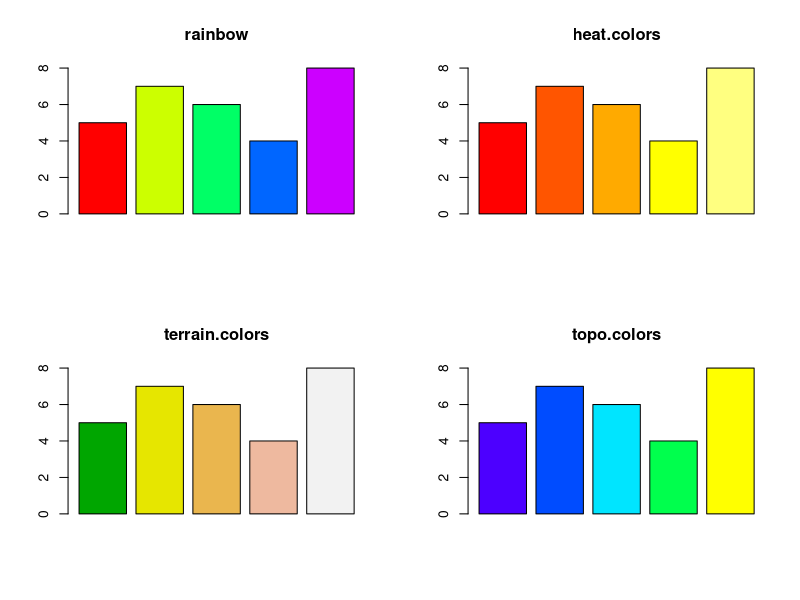

Source code (R):
temp <- c(5,7,6,4,8)
par(mfrow = c(2,2) )
barplot(temp, col=rainbow(5), main="rainbow")
barplot(temp, col=heat.colors(5), main="heat.colors")
barplot(temp, col=terrain.colors(5), main="terrain.colors")
barplot(temp, col=topo.colors(5), main="topo.colors")

par(mfrow = c(1,1) )

